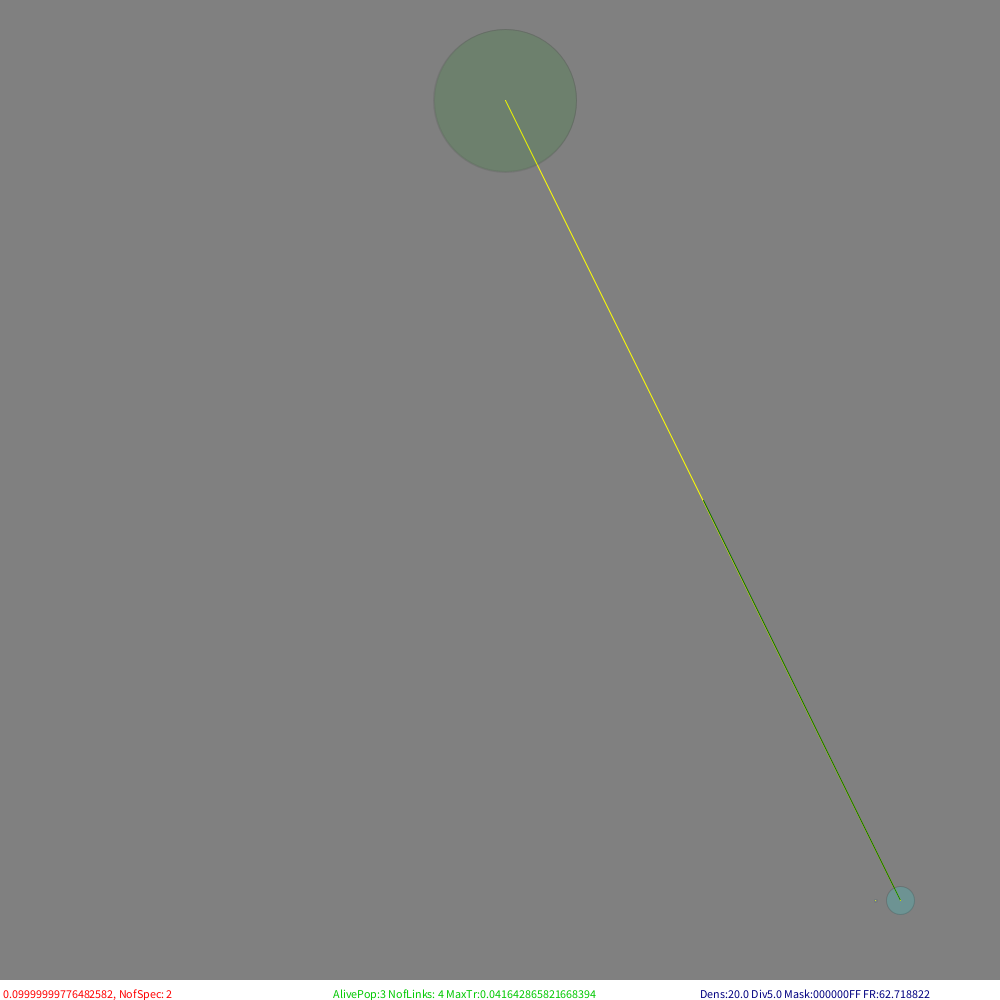
Frame 1 (no input)
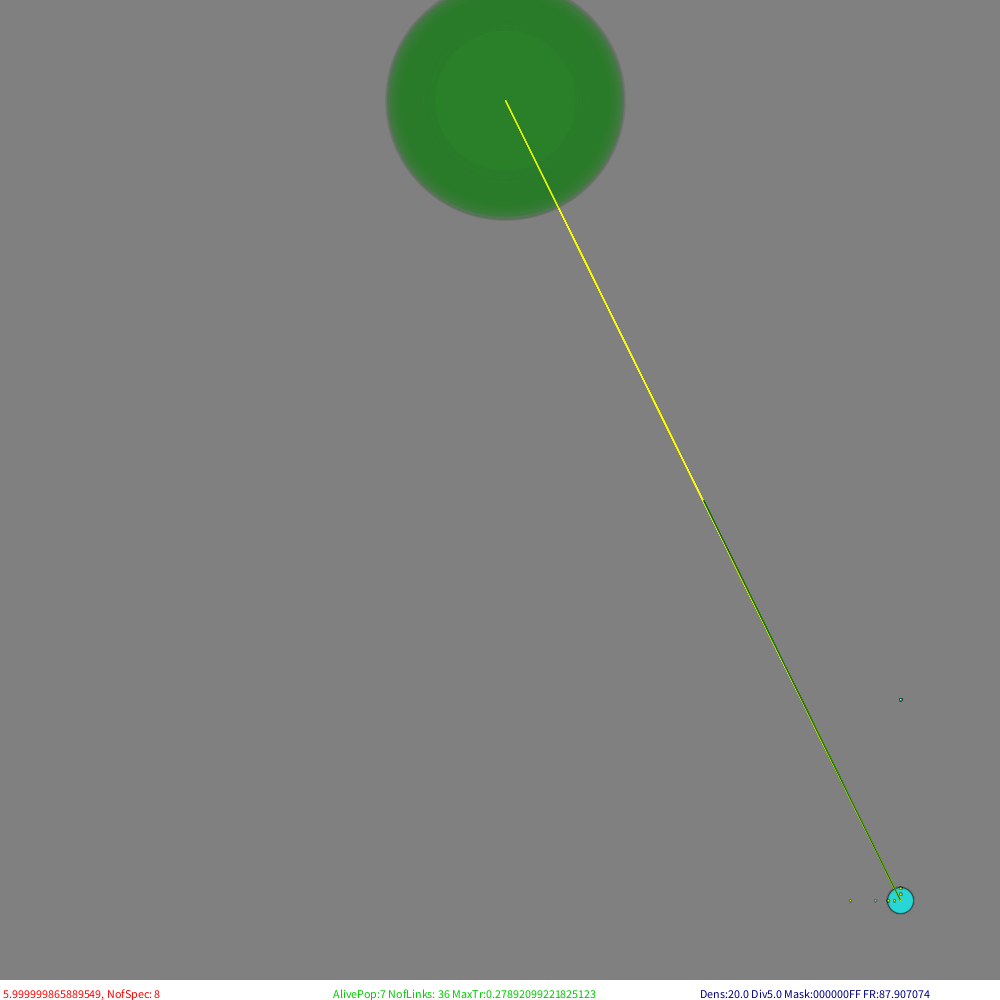
Frame 60 (the mouse pressed at the canvas centre just before this capture)
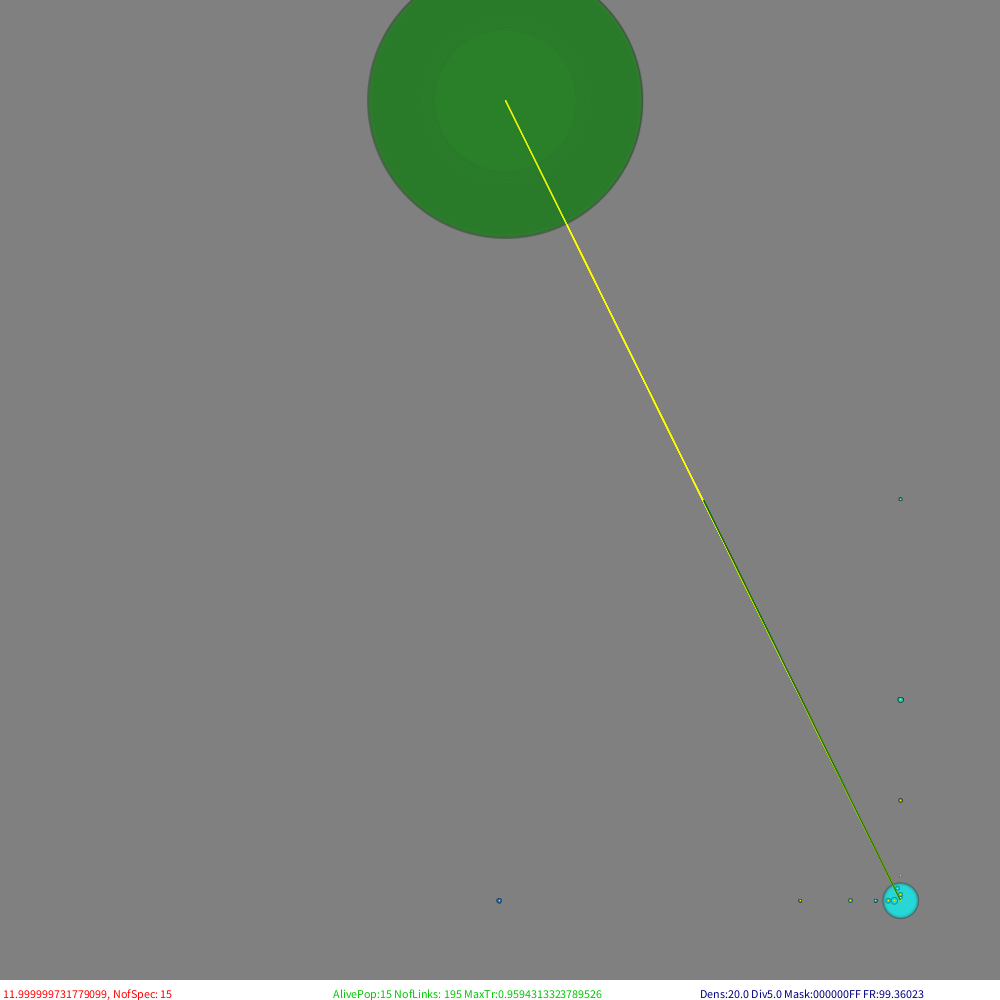
Frame 120 (the mouse held since frame 60 and released just before this capture)

The Processing sketch that drew these frames (run headless with seeded random() and noise(); from frame 60 on, the mouse is pressed at the canvas centre):

// Processing sketch: PopulationsS
// ── PopulationsS.pde
//  BMLVN - Binary Masks Lotka-Voltera Network
//-////////////////////////////////////////////////////////////////////////////////////////////////
// v6 - włącznik zabezpieczenia małych populacji przed mutowaniem
//    - katastrofy: wymuszenie optymalizacji przez losowe uszkadzanie - zmniejszanie biomasy węzłów, 
//      co powinno bardziej szkodzić małym
// v5 - umożliwienie trybu populacji zależnych od rozmiaru środowiska
//    - wprowadzenie inspekcji populacji
//    - możliwość zatrzymywania symulacji bez zatrzymywania wizualizacji
//    - wizualizacja wybranego węzła i jego połączeń wchodzących
// v4 - poprawione kolorowanie i rozmiarowanie blobów
//    - wprowadzone wyłączanie czerwonej składowej (synonimiczne ekologicznie)
//    - POCZĄTEK wprowadzania zależności od pojemności środowiska
import java.util.Map;
final int     MASK=0xff; //0xfff//0xff; //0x3f//0xf;  //Maska znaczących bitów każdej charakterystyki
final int     MASKBITS=8; //12//8; //6//4; //Ile bitów każdej charakterystyki jest znaczących
final boolean allowSizeSyn=false; //Czy dopuszczamy mutowanie bitów "rozmiaru" czyli synonimiczne ekologicznie gatunki (czerwona składowa)

final int     FIDBITS=0x81; //*MAX_INT & MASK*/ Jakie bity ma ustawione nieśmiertelne źródło pokarmu ("komin hydrotermalny")
final float   FEEDPORTION=5000; //Ile biomasy źródła maksymalnie przypływa na jednostkę czasu (jest randomizowane)
final double  VIRTENVSIZE=25000; //1024*1024?; //Ile "biomasy" jednego gatunku(?) mieści się maksymalnie w środowisku

final float  TIMEQUANT=0.01; //Ile czasu modelu upływa w każdym kroku. Przede wszystkim decyduje o przepływach.
final float  CATACLISMRATE=0.00002*TIMEQUANT; //Jak często następuje losowa katastrofa populacji - może być zależna odwrotnie proporcjonalnie od rozmiaru
final float  MUTATIONRATE=0.01*TIMEQUANT; //Jak często na krok powstaje mutant w populacji - może być zależna proporcjonalnie od rozmiaru
final float  TIMEDUMP=0.999; //Ile zasobów zostaje na skutek zużycia czasowego w każdym kwancie czasu

final float   LINKMINWEIGHT=0.05; //Jakie najsłabsze linki uznajemy za istniejące przy łączeniu populacji
final float   MINSTART=2; //Startowy zasób "biomasy" populacji mutanta
final boolean FORCEMINSTART=false; //Czy zbyt małe populacje mogą mutować czy po prostu zmieniają się całe
final boolean CLEAN=true;    //Czy czyścić sieć z martwych populacji?

//Parametry wizualizacji
final int   STEPperFRAME=10; //Ile kroków symulacji pomiędzy wizualizacjami
final int   FRAMES=100; //Ile kroków symulacji i klatek na sekundę próbuje policzyć
final int   startX=100;
final int   startY=100;
final float size=800;

float      BACKGROUNDDENSITY=10; //Im większa wartość tym szybciej znika stara zawartość rysunku
float      VDENSITY=20; //Maksymalna intensywność pojedynczej krawędzi
float      DENSITYDIV=5; //Poniżej jakiej całkiem intensywności rezygnujemy z wyświetlania < VDENSITY/DENSITYDIV
float      bubleRad=2; //Współczynnik proporcjonalności promienia bloba do pierwiastka z biomasy populacji

int        console=0;
boolean    simulationRun=true;
boolean    mutantConnVis=false;
boolean    VISTRANSFERS=true;

class aSpecies //Informacja o gatunku
{
  int   suscepBits; //susceptibility bits (maska "obrony")
  int   activeBits; //activity bits (maska "ataku")
  int      maxsize; //ograniczenie górne na masę osobnika. Ważne gdy mogą tez mutować rozmiary (allowSizeSyn).
  float    sizelog; //logarytm z maxsize przydatny do wizualizacji
  String _key=null; //Klucz się nie zmienia, gdy raz wyliczony!
  
  aSpecies(int tB,int sB,int ms)
   { suscepBits=tB;activeBits=sB;maxsize=ms;sizelog=log(1+ms);}
   
  aSpecies(aSpecies p)
   { suscepBits=p.suscepBits;activeBits=p.activeBits;maxsize=p.maxsize;sizelog=p.sizelog;}
   
  aSpecies()
   {suscepBits=0;activeBits=0;maxsize=0;sizelog=0;}
   
  String Key()
   {
     if(_key==null) 
     {
       int form=(MASKBITS+3)/4;
       _key=hex(suscepBits,form)+":"+hex(activeBits,form);
       if(allowSizeSyn)
           _key+=":"+hex(maxsize,form);
     }
     return _key;
   }
}

HashMap<String,aSpecies> speciesDictionary=new HashMap<String,aSpecies>();

class aPopulation //Informacja o populacji jakiegoś gatunku
{
  double biomas;
  double currincome; //wpływy troficzne w aktualnym kroku
  double currloss;   //straty troficzne w aktualnym kroku
  
  aSpecies species; 
  aPopulation(aSpecies sp,float bim)
  { species=sp; biomas=bim;}
  aPopulation()
  { biomas=0; }
}

class aPopLink
{
  aPopulation source; //Kto jest eksploatowany
  aPopulation target; //Kto jest eksploatującym
  double      weight; //Siła związku eksploatacji
  double   lasttransfer; //Do celów statystycznych
  aPopLink(aPopulation so,aPopulation ta,double w)
  {
    source=so;target=ta;weight=w;lasttransfer=0;
  }
}

class anArea //Obszar z wieloma populacjami
{
  ArrayList<aPopulation> populations;
  ArrayList<aPopLink>    trophNet;
  int alivePopulations=0;
  anArea()
  {
    populations=new ArrayList<aPopulation>(0);
    trophNet=new ArrayList<aPopLink>(0);
  }
  int findPopulOf(aSpecies what) //Znajduje populację danego gatunku
  {
    for(int i=0;i<populations.size();i++)
     if(populations.get(i).species==what) //To samo
      return i;
   
    return -1; //Nie ma
  }
  void addPopulation(aPopulation what,boolean test)
  {
    if(test
    && findPopulOf(what.species)>=0) //już jest
    return; //NIC NIE ROBIĆ!
    
    populations.add(what); //Dodajemy nową.
    makeConnections(this,what); //Funkcja tworząca połączenia troficzne dla nowej populacji 
  }
  boolean delPopulation(aPopulation what)
  {
    if(console>0) println("Removing ",what.species.Key());
    removeConnections(this,what);
    return populations.remove(what); //SUKCES or FAIL TODO CHECK
  }
  boolean delPopulation(int iwhat)
  {
    aPopulation what=populations.get(iwhat);
    if(what!=null)
    {
      if(console>0) println("Removing ",what.species.Key());
      removeConnections(this,what);
      populations.remove(iwhat);
      return true; //SUKCES
    }
    return false; //FAIL
  }
  //"Friends"
  //void makeConnections(anArea self,aPopulation what);
  //void removeConnections(anArea self,aPopulation what);
  //void createnewspecies(anArea self); //Powstawanie populacji przez mutację któregoś z bitów
  //void timeStep(anArea self) //Upływ czasy dla obszaru z populacjami
}

anArea island=new anArea(); //Pojemnik na zbiór populacji - na razie pojedynczy

void setup()
{
  //noSmooth();
  size(1000,1000);
  background(128); //Clear the window
  noStroke();
  noFill();
  frameRate(FRAMES); //frames per second
  
  // Simple feeding source. 
  // ///////////////////////////////////////////////////////////
  
  //Zero na drugiej pozycji oznacza że nie jest pełnoprawną częścią sieci.
  aSpecies FID=new aSpecies( FIDBITS, 0 ,1);
  aPopulation FP=new aPopulation(FID,FEEDPORTION);
  println("Feed is ",FID.Key()," ofs:",FID.sizelog);
  island.addPopulation(FP,false);
  
  
  //Przodek czyli LUA. Nie może mieć żadnego zera
  //////////////////////////////////////////////////////
  aSpecies LUA=//new aSpecies( int(1+random(MAX_INT & MASK)) & MASK,int(1+random(MAX_INT & MASK)) & MASK,1); //random LUA
                new aSpecies( MASK, MASK ,1); //Full autotrophic LUA
  String luaKey=LUA.Key();
  println("LUA is ",luaKey," ofs:",LUA.sizelog);
  speciesDictionary.put(luaKey,LUA);
  island.addPopulation(new aPopulation(LUA,MINSTART*100),false); //Dużo żeby zawsze wystartował, potem jak jest więcej populacji to nie taki problem
  island.alivePopulations=2;
}

void keyPressed() 
{
  switch(key)
  {
  case 's': simulationRun=false; break;
  case 'r': simulationRun=true; break;
  case 'm': mutantConnVis=!mutantConnVis; break;
  case 'M': mutantConnVis=false; break;
  case ' ': VISTRANSFERS=!VISTRANSFERS; break;
  case ',': VDENSITY/=2;if(VDENSITY<10) VDENSITY=10;break;
  case '.': VDENSITY+=10;if(VDENSITY>255) VDENSITY=255;break;
  case '>': DENSITYDIV++;break;
  case '<': DENSITYDIV--;if(DENSITYDIV<2) DENSITYDIV=2;break;
  default:println("Command '"+key+"' unknown");break;
  }
}

void draw()
{
  if(island.alivePopulations<2) return; //Model się skończył przedwcześnie
  println(" Step: ",StepCounter, ": ");
  
  noStroke(); 
  fill(128,BACKGROUNDDENSITY); //TŁO mocno półprzejrzyste
  rect(0,0,width,height-20);
  if(StepCounter==0)
  {
      drawArea(island);
      println("first draw");
  }
  
  if(simulationRun)
    runSteps(STEPperFRAME);
  if(VISTRANSFERS) 
      drawTransfers(island);
  drawArea(island);
  
  noStroke();
  fill(255);
  rect(0,height-20,width,20); //STATUS LINE
  if(simulationRun)
      fill(255,0,0);
  else
      fill(0);
  text(StepCounter+", NofSpec: "+speciesDictionary.size(),3,height-2);
  fill(0,200,0);
  text("AlivePop:"+island.alivePopulations+" NofLinks: "+island.trophNet.size()+" MaxTr:"+maxTransfer,width/3,height-2);
  fill(0,0,128);
  text((VISTRANSFERS?"Dens:"+VDENSITY+" Div"+DENSITYDIV:" ")+" Mask:"+hex(MASK)+" FR:"+frameRate,700,height-2); 
  println();
}

double sqr(double a)
{
  return a*a;
}

int searchedX=-1;
int searchedY=-1;
aPopulation theSelected=null;
double minDist2Selec=MAX_INT;
double maxTransSelec=-MAX_INT;
boolean Clicked=false;

void mouseClicked()
{
  Clicked=true;
  searchedX=mouseX;
  searchedY=mouseY;
}

void drawArea(anArea is)
{
  if(Clicked) //Żądanie zmiany wybranego
  {
     minDist2Selec=MAX_INT;
     maxTransSelec=-MAX_INT;
     println("  Looking for ",searchedX,searchedY);
     Clicked=false;
  }
  noStroke();
  for(aPopulation popul: is.populations)
  {
    double b=popul.biomas;

    if(b>0.0)
    {
      float fSusc=popul.species.suscepBits;
      float fActi=popul.species.activeBits;
      float ofs=popul.species.sizelog;
      
      float x=(float)(startX+size*fSusc/MASK+ofs);
      float y=(float)(startY+size*fActi/MASK+ofs);
      
      float SINT=255.0*((float)popul.species.maxsize/MASK);
      float XINT=255.0*(fSusc/MASK);
      float YINT=255.0*(fActi/MASK);
      
       //float R=(float)(1+Math.log(1.0+b)*bubleRad);
      float R=(float)(Math.sqrt(b)*bubleRad);
      if(R<1){ R=1; print(',');} //Musi być choć ślad
      
      stroke(SINT,0,0,VDENSITY); //Trzeci chromosom - marker
      fill(SINT,XINT,YINT,VDENSITY); //"ciało"
      ellipse(x,y,R,R);
      if(popul.currincome>popul.currloss)
        stroke(255,255,0);
      else
        stroke(255,0,0);
      point(x,y); //"serce" 
      
      
      if(searchedX>0 && searchedY>0)
      {
        double dist2=Math.sqrt(sqr(x-searchedX)+sqr(y-searchedY)); //Szukanie print(dist2,", ");
        if(dist2 < minDist2Selec)
        {
          minDist2Selec=dist2;        //print(" ? ");
          theSelected=popul;
        }
      }
      else //Jak już znalezione poprzednio
      if(popul==theSelected)
      {
        noFill(); stroke(255);
        ellipse(x,y,R+1,R+1);
        fill(128); noStroke();
        rect(0,0,400,25);
        fill(255);
        text(popul.species.Key()+" Bio: "+popul.biomas+"  "+binary(popul.species.suscepBits,MASKBITS)+":"+binary(popul.species.activeBits,MASKBITS),1,20);
      }
    }
    else
    {
      float ofs=popul.species.sizelog;
      float x=startX+size*((float)popul.species.suscepBits/MASK)+ofs;
      float y=startY+size*((float)popul.species.activeBits/MASK)+ofs;
      stroke(0,0,0);
      point(x,y); //print(".");
      noStroke();
    }
  }
  
  //NIE SZUKA DO NASTĘPNEGO KLIKNIĘCIA
  searchedX=-1;
  searchedY=-1;
}

void drawTransfers(anArea is)
{
  for(aPopLink lnk:is.trophNet) //Wizualizacja interakcji
  if(lnk.source.biomas>0
  && lnk.target.biomas>0 ) //link jest istotny
  {
      float intensity=(float)(VDENSITY*(lnk.lasttransfer/maxTransfer));  
      if(lnk.target==theSelected
      || intensity>VDENSITY/DENSITYDIV )
      //&& intensity/DENSITYDIV>0) //Jak za dużo jest 
      {
        float of1=lnk.source.species.sizelog;
        float x1=startX+(float)(size*float(lnk.source.species.suscepBits)/MASK+of1);
        float y1=startY+(float)(size*float(lnk.source.species.activeBits)/MASK+of1);
        float of2=lnk.target.species.sizelog;
        float x2=startX+(float)(size*float(lnk.target.species.suscepBits)/MASK+of2);
        float y2=startY+(float)(size*float(lnk.target.species.activeBits)/MASK+of2);
        if(lnk.target==theSelected) //Trzeba (?) niestety powtórzyć sprawdzanie warunku
        {
          if(maxTransSelec<lnk.lasttransfer)
             maxTransSelec=lnk.lasttransfer; //Na początku może być trochę kiepsko ale się naprawi w kolejnych wizualizacjach
          int inten=(int)(255*(lnk.lasttransfer/maxTransSelec));
          stroke(255,inten);
          line(x1,y1,x2,y2);
          println("   ",lnk.lasttransfer,lnk.target.species.Key(),"<-",lnk.source.species.Key() );
        }
        if(lnk.lasttransfer>=maxTransfer)
        {
          intensity=255;
          stroke(intensity,intensity,0);
          println(" M ",lnk.lasttransfer,lnk.target.species.Key(),"<-",lnk.source.species.Key() );
        }
        else
        {
          //intensity/=DENSITYDIV; //Czy to konieczne?
          stroke(0,200,0,intensity);
        }
        line(x1,y1,x2,y2);
        stroke(0,100,0,intensity);
        line(x2,y2,(x1+x2)/2,(y1+y2)/2);
      }
  }
}

double StepCounter=0; //Licznik kroków. Ale specyficznie interpretowany.
void runSteps(int NofS)
{
  for(int sc=0;sc<NofS;sc++) //odlicza kroki symulacji
  {
    StepCounter+=TIMEQUANT; //W każdej ramce symulacja posuwa się o pewien kwant czasu.
    if(CATACLISMRATE>0) trytokillspecies(island);  
    if(MUTATIONRATE>0) createnewspecies(island);
    timeStep(island); //Karmienie zewnętrznym zasobem o parametrach ustalonych (ważne parametry modelu) 
  }
}

void trytokillspecies(anArea self)
{
  for(aPopulation popul:self.populations)
  {
    if(VIRTENVSIZE>1)
    {
      if(random((float)(popul.biomas/VIRTENVSIZE)) > CATACLISMRATE ) //Liczba osobników w populacji zmniejsza szanse wymarcia
      {
        //println("Skipedd");
           continue;
      }
    }
    else //w przeciwnym wypadku ignorujemy wielkość populacji
    {
      if(random(1.0)>CATACLISMRATE)
      {
        //println("Skipedd");
           continue;
      }
    }
    //print(" CATASTR.: ",popul.biomas);
    popul.biomas*=1-random(1)*random(1)*random(1); //*random(1)*random(1)*random(1); //Zmniejsza się trochę lub bardziej, ale rozkład jest "pareto" - "bardziej" jest rzadkie
    //if(popul.biomas<1) println(" --> ",popul.biomas,"   !!!");  
}
}

void createnewspecies(anArea self)
{ //println("Who of us is able to mutate?");
  for(int i=1;i<self.populations.size();i++) //Musi być taka pętla bo mutacje modyfikują tablice populacji
  {
    aPopulation popul=self.populations.get(i); //Kolejna
    
    if((popul.biomas<=MINSTART && FORCEMINSTART) //Zbyt małe populacje nie mutują jeśli chcemy to zabezpieczyć
    || popul.species.suscepBits==0 
    || popul.species.activeBits==0)
    continue; //jeśli gdzieś jest 0 to nie jest prawdziwa populacja - nie może mutować
    //print("Mutation of...");
    
    if(VIRTENVSIZE>1)
    {
      if(random(1.0) > MUTATIONRATE * popul.biomas/popul.species.maxsize) //Liczba osobników w populacji zwiększa szanse mutacji
      {
        //println("Skipedd");
           continue;
      }
    }
    else //w przeciwnym wypadku ignorujemy wielkość populacji
    {
      if(random(1.0)>MUTATIONRATE)
      {
        //println("Skipedd");
           continue;
      }
    }
    
    
    aSpecies newSpec=new aSpecies(popul.species);
    
    //JAK OKREŚLAMY GDZIE JEST MUTACJA? "allowSizeSyn" określa czy rozmiar gatunku też może mutować.
    int bitpos=(allowSizeSyn?int(random(3*MASKBITS)):int(random(2*MASKBITS)));
    
    if(bitpos<MASKBITS) // int suscepBits;
    {
      newSpec.suscepBits=swithbit(newSpec.suscepBits,bitpos);
      if(newSpec.suscepBits==0) return; //KONSTRUKT ZABRONIONY
    }
    else
    if(bitpos<MASKBITS*2) // int activeBits;
    {
      newSpec.activeBits=swithbit(newSpec.activeBits,bitpos-MASKBITS);
      if(newSpec.activeBits==0) return; //KONSTRUKT ZABRONIONY
    }
    else
    if(bitpos<MASKBITS*3) // int maxsize;
    {
      newSpec.maxsize=swithbit(newSpec.maxsize,bitpos-MASKBITS*2);
      if(newSpec.maxsize==0) return; //KONSTRUKT ZABRONIONY
      newSpec.sizelog=log(1+newSpec.maxsize);
    }
    else
    {
      println(" WRONG MUTATION!");
      return;
    }
    
    //WSTAWIANIE NOWEJ POPULACJI
    //popul.currloss+=MINSTART; //Czy to będzie efektywne? TODO NIE!!!
    popul.biomas-=MINSTART; //KOSZT POTOMNEJ POPULACJI
      
    String newKey=newSpec.Key();
    aSpecies test=speciesDictionary.get(newKey); //Czy już jest ten "gatunek"?
    if(test==null)
    {
      speciesDictionary.put(newKey,newSpec);
      if(console>1) println("+"+newKey+" "+newSpec.sizelog+' ');
      else 
      if(console>=0) print("+");
      self.addPopulation(new aPopulation(newSpec,MINSTART),false); //już sprawdziliśmy że jest to nowy gatunek
    }
    else
    {
      int where=self.findPopulOf(test);
      if(where>=0) //JEST
      {
        aPopulation tmp=self.populations.get(where);
        if(tmp.biomas==0)
        {
          if(console>1) print("0");
        }
        else
          if(console>1) print("|");
        tmp.biomas+=MINSTART; //Dodajemy biomasy do istniejącej populacji (lub martwej)
        if(console>0) println(' '+newKey+" o!");
      }
      else
      {
        self.addPopulation(new aPopulation(test,MINSTART),false); //Dodajemy (ponownie) populacje do tego obszaru/wyspy
        if(console>1) println("->Recreaction of population!!!");
        else
        if(console>=0) print('R');
      }
    }
  }
}

void removeConnections(anArea self,aPopulation what)
//Funkcja usuwająca wszystkie powiązania danej populacji przed jej usunięciem z listy
{
  int ileBylo=self.trophNet.size();
  for(int i=0;i<self.trophNet.size();i++)
  {
    aPopLink lnk=self.trophNet.get(i);
    if(lnk.source==what
    || lnk.target==what)
    {
      if(console>0) println("Remove ",lnk.source.species.Key(),"->",lnk.target.species.Key() );
      self.trophNet.remove(lnk);
      i--;
    }
  }
  if(console>1) println(' ',self.trophNet.size()-ileBylo," links");
}

void makeConnections(anArea self,aPopulation what)
//Funkcja tworząca połączenia troficzne dla nowej populacji 
{
  strokeWeight(2); 
  int ileBylo=self.trophNet.size();
  if(console>1) print(what.species.Key()," Bio:",what.biomas,' ');
  aSpecies mySpec=what.species;
  
  int susceptibility=mySpec.suscepBits & MASK; //Dla pewności ;-)
  int activity=      mySpec.activeBits & MASK;
  float ofs=what.species.sizelog;
  
  aSpecies othSpec;
  for(aPopulation popul: self.populations)
  if((othSpec=popul.species)!=mySpec) //Interakcje populacji samej ze sobą są bez sensu merytorycznego
  {
      int othsusceptibility=othSpec.suscepBits & MASK; //MASK dla pewności ;-)
      int othactivity=      othSpec.activeBits & MASK;
      //Waga związku danej populacji do nowej (what)
      double Wd=((othsusceptibility & activity)/((double)activity))   *((othsusceptibility & activity)/((double)othsusceptibility));
      //Waga związku nowej populacji do danej
      double Wr=((susceptibility & othactivity)/((double)othactivity))*((susceptibility & othactivity)/((double)susceptibility));
      if(Wd>LINKMINWEIGHT) 
      {
          //if(othsusceptibility == activity)
          //  println("!!!Add ",Wd,mySpec.Key(),"->",popul.species.Key(),binary(othsusceptibility,MASKBITS)," exp.by ",binary(activity,MASKBITS));
          self.trophNet.add(  new aPopLink(popul,what,Wd) ); //związek danej populacji do nowej (what)
      }
      if(Wr>LINKMINWEIGHT) 
      {
          //if(susceptibility == othactivity)
          //  println("!!!Add ",Wr,mySpec.Key(),"<-",popul.species.Key() ,binary(susceptibility,MASKBITS)," exp.by ",binary(othactivity,MASKBITS) );
          self.trophNet.add(  new aPopLink(what,popul,Wr) ); //związek nowej populacji do danej
      }
      //New mutant relations visualisation
      if(mutantConnVis
      && popul.biomas>0)
      {
        if(Wd>LINKMINWEIGHT || Wr>LINKMINWEIGHT) //Wstępny test
        {
          float x1=startX+(float)(size*float(susceptibility)/MASK+ofs);
          float y1=startY+(float)(size*float(activity)/MASK+ofs);
          float ofo=othSpec.sizelog;
          float x2=startX+(float)(size*float(othsusceptibility)/MASK+ofo);
          float y2=startY+(float)(size*float(othactivity)/MASK+ofo);
          //String mark=(Wd>Wr*10?">>":(Wr>Wd*10?"<<":"~~"));
          //println(x1,y1,x2,y2,Wd,mark,Wr);
          if(Wd*VDENSITY>VDENSITY/DENSITYDIV) //Sterowanie dokładnością prezentacji linków
          {
            stroke(255,0,0,(float)(Wd*VDENSITY));
            line(x1,y1,x2,y2);
            stroke(255,255,0,(float)(Wd*VDENSITY));
            line(x2,y2,(x2+x1)/2,(y2+y1)/2);
          }
          if(Wr*VDENSITY>VDENSITY/DENSITYDIV)
          {
            stroke(255,0,0,(float)(Wr*VDENSITY));
            line(x2,y2,x1,y1);
            stroke(255,255,0,(float)(Wr*VDENSITY));
            line(x1,y1,(x2+x1)/2,(y2+y1)/2);
          }
        }
      }
  }
  strokeWeight(1);
  if(console>1) println('+',self.trophNet.size()-ileBylo," links");
}

/*
class aPopLink
{
  aPopulation source; //Kto jest eksploatowany
  aPopulation target; //Kto jest eksploatującym
  double      weight; //Siła związku eksploatacji
  aPopLink(aPopulation so,aPopulation ta,double w)
  {
    source=so;target=ta;weight=w;
  }
}
*/

double maxTransfer=0;
void timeStep(anArea self) //Upływ czasu dla obszaru z populacjami
{  
  for(aPopulation popul: self.populations)
  { //Zerowanie "buforów interakcji"
    popul.currincome=0;
    popul.currloss=0;
  }
  
  maxTransfer=0;
  for(aPopLink lnk:self.trophNet) //Obliczenie wszystkich interakcji
  if(lnk.source.biomas>0
  && lnk.target.biomas>0 ) //link jest istotny
  { //Realny transfer biomasy zależy od TIMEQUANT!
    double transfer=lnk.weight*lnk.source.biomas*TIMEQUANT;
    
    if(VIRTENVSIZE>1) //Jeśli istotny jest współczynnik kontaktu populacji ze sobą
      transfer*=lnk.source.biomas/VIRTENVSIZE*lnk.target.biomas/VIRTENVSIZE;
    
    if(transfer>maxTransfer) 
            maxTransfer=transfer;
    //println("Tr:",transfer,' ');
    
    lnk.lasttransfer=transfer;
    lnk.target.currincome+=transfer;
    lnk.source.currloss+=transfer;
  }
  
  //Karmienie zewnętrznym zasobem o parametrach ustalonych (ważne parametry modelu) 
  //Najprostrza wersja - jedno źródło podstawowe
  self.populations.get(0).currincome=random(FEEDPORTION)*TIMEQUANT; //Samo się doda za chwilę
  if(console>1) print(self.populations.get(0).currloss,self.populations.get(0).currincome); //Jak z wykorzystaniem pokarmu
  if(self.populations.get(0).biomas<=0)
  {
    self.populations.get(0).biomas=1; //Źródło zewnętrzne jest nieśmiertelne!
    if(console>0) print(" !!! ");
  }
  
  //Podsumowanie interakcji 
  for(aPopulation popul: self.populations)
  if(popul.biomas>0) //jeszcze jest to istotna populacja
  { //TIMEQUANT!
    popul.biomas+=popul.currincome;
    popul.biomas-=popul.currloss;
  }
  
  if(console>3) 
     print("Source biomas A:",self.populations.get(0).biomas);
  
  //...i upływu czasu
  self.alivePopulations=0;
  for(aPopulation popul: self.populations)
  if(popul.biomas>0) //nadal jeszcze jest istotny
  {
    popul.biomas=popul.biomas*TIMEDUMP;
    if(popul.biomas<1) 
        popul.biomas=0;
    else
        self.alivePopulations++;
        
    if(VIRTENVSIZE>1
    && popul.biomas>VIRTENVSIZE)
      popul.biomas=VIRTENVSIZE;
  }
  
  if(CLEAN) //Mniejsza lub równa zero!?
  for(int i=1;i<self.populations.size();i++)
  {
    if(self.populations.get(i).biomas<=0
    && self.delPopulation(i) )
    {
      if(console>=0)print('-'); 
        i--;
    }
  }
  
  if(console>2) 
    println(" Source biomas B:",self.populations.get(0).biomas);
  else
    print('/');
}

//pomocnicza funkcja do mutowania bitów
int swithbit(int sou,int pos) //flip-flopuje bit na pozycji
{
  if(pos>=MASKBITS)
  {
    println(" Mutation autside BITMASK");
    return sou;
  }
  //Jest poprawny
  int bit=0x1<<pos;
  if(console>3) print(":"+bit+" ");
  return sou^bit; //xor should do the job?
}

//-/////////////////////////////////////////////////////////////////////////////////////////
//  https://www.researchgate.net/profile/WOJCIECH_BORKOWSKI
//-/////////////////////////////////////////////////////////////////////////////////////////
